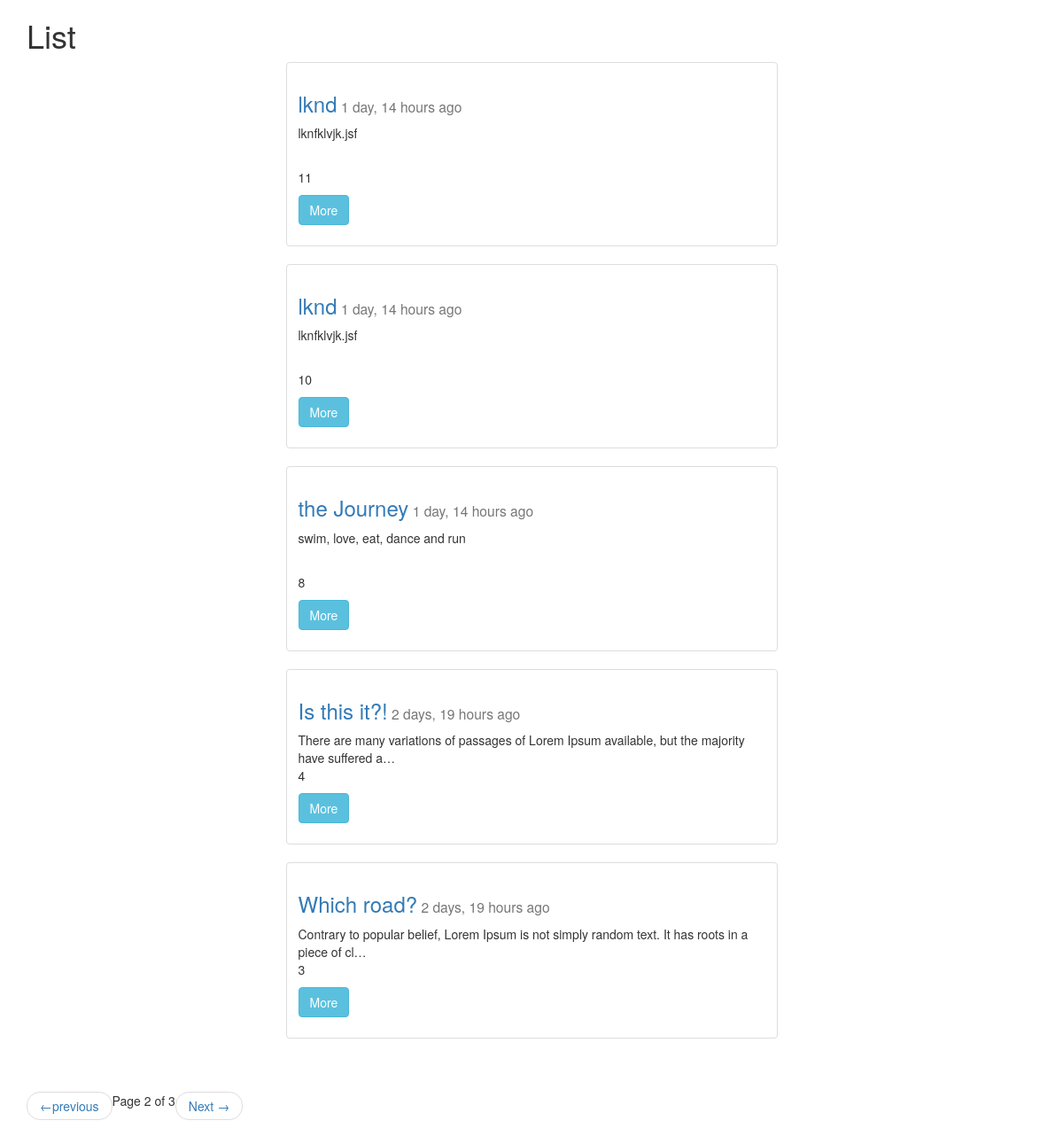
Page /posts/list/?page=2 on the committed database.
### posts/models.py (models this page shows, shortened)
class Post(models.Model):
    title = models.CharField(max_length=255)
    slug = models.SlugField(unique=True)
    image = models.ImageField(null=True, blank=True, upload_to="post_images")
    content = models.TextField()
    updated = models.DateTimeField(auto_now=True, auto_now_add=False)
    timestamp = models.DateTimeField(auto_now=False, auto_now_add=True)
    def get_absolute_url(self):
        return reverse("detail", kwargs={"post_slug": self.slug})
    class Meta:
       ordering = ["-timestamp", "-updated"]

### posts/views.py (the view)
def post_list(request):
    object_list = Post.objects.all()
    paginator = Paginator(object_list, 5) # Show 5 contacts per page
    page = request.GET.get('page')
    try:
        objects = paginator.page(page)
    except PageNotAnInteger:
        objects = paginator.page(1)
    except EmptyPage:
        objects = paginator.page(paginator.num_pages)
    context = {
    "object_list": objects,
    "title": "List",
    "user": request.user
    }
    return render(request, 'post_list.html', context)

### posts/templates/post_list.html (shortened to what this page needs)
{% extends "base.html" %}
{% block content %}
    <h1>{{title}}</h1>
    <div class="row">
    {% for object in object_list %}
        <div class="col-sm-6 col-sm-offset-3 ">
        	<div class="thumbnail">
        		<div class="caption">
            		<h3><a href="{{ object.get_absolute_url }}">{{object.title}}</a><small> {{object.timestamp|timesince }} ago</small></h3>
            		<p>{{object.content|linebreaks|truncatechars:100}} <br>
            		{{object.id}} <br>
            		</p>
            		<p>
            		<p><a href="{{ object.get_absolute_url }}" class="btn btn-info" role="button">More</a></p>
            		</p>
        		</div>
        	</div>
        </div>
    {% endfor %}
    </div>
    <div class="pagination">
        <span class="step-links">
        <nav aria-label="...">
        <ul class="pager">
            {% if object_list.has_previous %}
                <li class="previous"><a href="?page={{ object_list.previous_page_number }}"><span aria-hidden="true">&larr;</span>previous</a></li>
            {% endif %}
            <span class="current">
                Page {{ object_list.number }} of {{ object_list.paginator.num_pages }}
            </span>
            {% if object_list.has_next %}
                <li class="next"><a href="?page={{ object_list.next_page_number }}"> Next <span aria-hidden="true">&rarr;</span></a></li>
            {% endif %}
        </ul>
        </nav>
        </span>
    </div>
{% endblock content %}

### posts/static/css/base.css (style rules this page uses)
h1 { color:#342D7E; }

### rows in the picture
Post: title "lknd", timestamp "1 day, 14 hours", content "lknfklvjk.jsf", id "11"
Post: title "lknd", timestamp "1 day, 14 hours", content "lknfklvjk.jsf", id "10"
Post: title "the Journey", timestamp "1 day, 14 hours", content "swim, love, eat, dance and run", id "8"
Post: title "Is this it?!", timestamp "2 days, 19 hours", content "There are many variations of passages of Lorem Ipsum available, but the majority have suffered a…", id "4"
Post: title "Which road?", timestamp "2 days, 19 hours", content "Contrary to popular belief, Lorem Ipsum is not simply random text. It has roots in a piece of cl…", id "3"

### other values in the picture
{{ title }} "List"
{{ object_list.number }} "2"
{{ object_list.paginator.num_pages }} "3"
